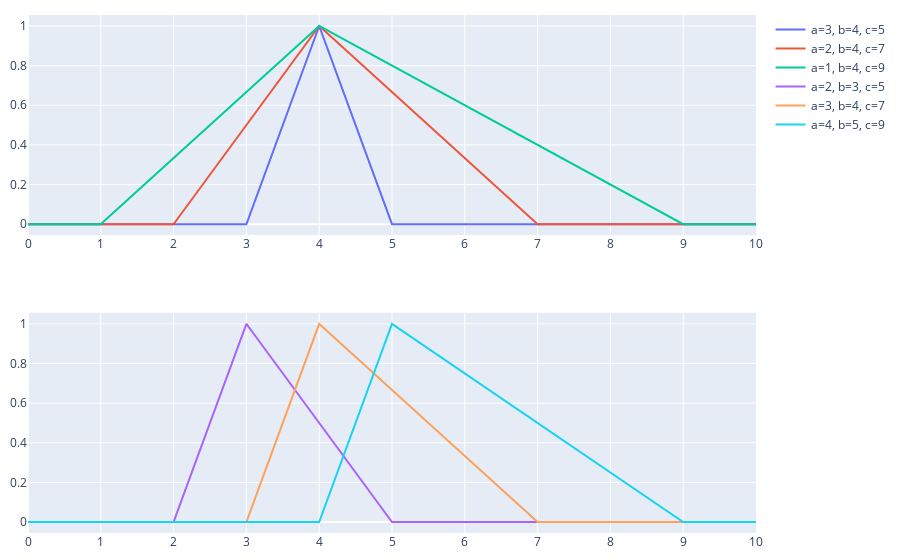

The cell this chart's notebook holds for it:
### Markdown cell above
## Teste

### Code cell
x = np.arange(0, 10.1, 0.1)
params = [(3, 4, 5), (2, 4, 7), (1, 4, 9), (2, 3, 5), (3, 4, 7), (4, 5, 9)]

fig = make_subplots(rows=2, cols=1)

for i, p in enumerate(params):
    a, b, c = p
    y = trimf(x, a, b, c)
    fig.add_scatter(x=x, y=y, name=f'a={a}, b={b}, c={c}', row=2**(i>2), col=1)
    
fig.update_layout(margin=dict(l=10,r=10,b=15,t=15), xaxis=dict(dtick=1), xaxis2=dict(dtick=1))
fig.show()
